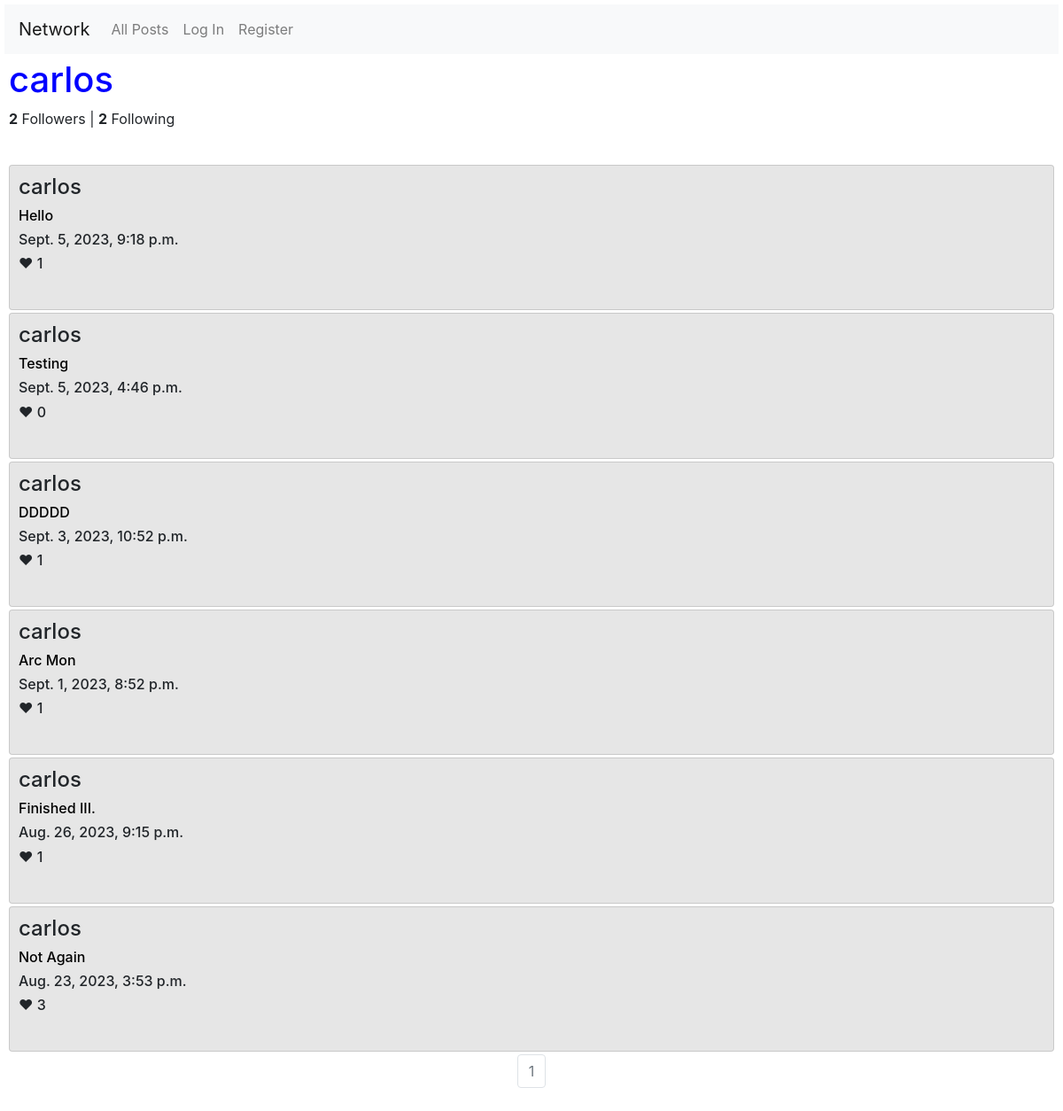
Before: /profile/carlos with the older database file.
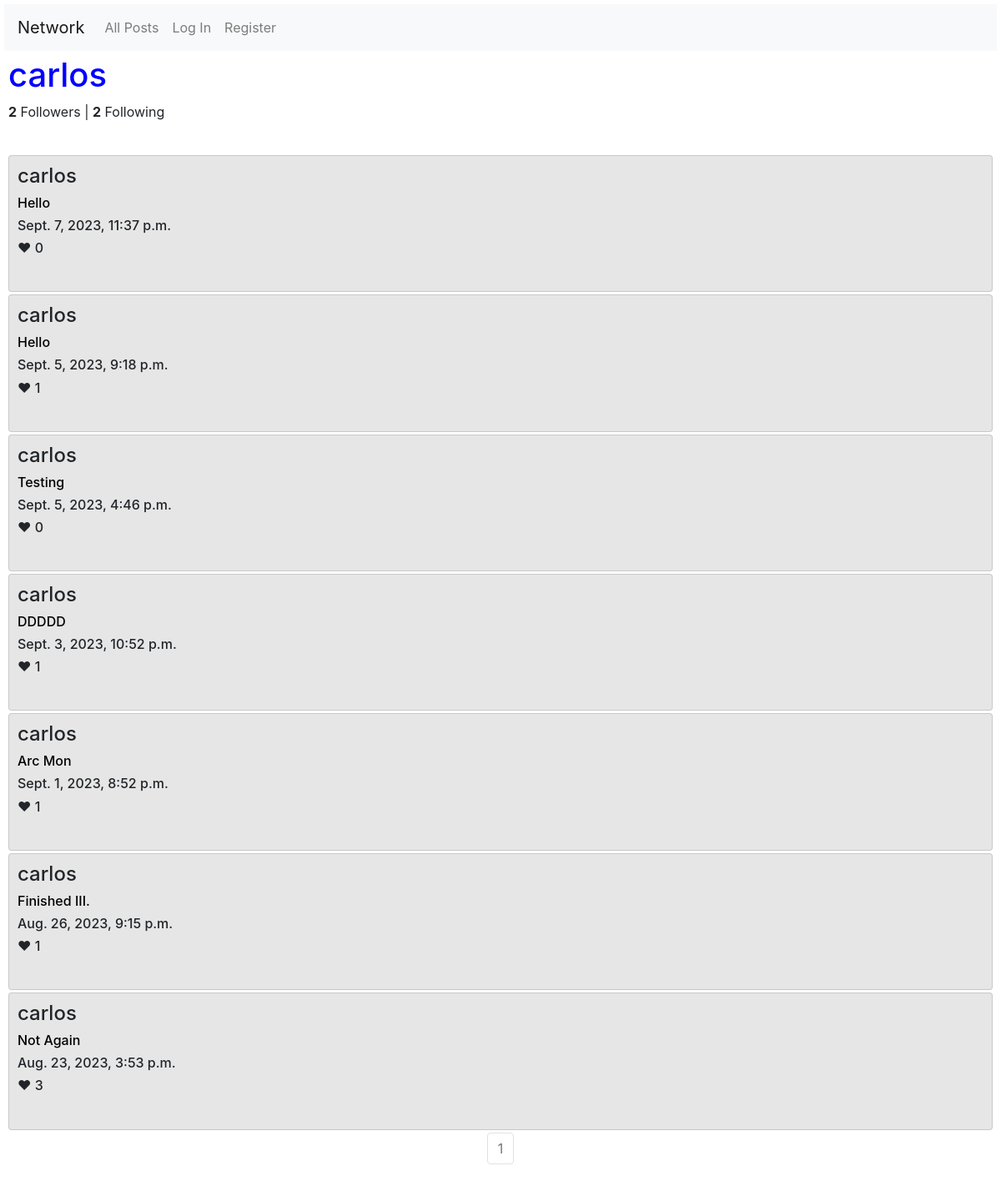
After: the same page with the newer database file.
### network/models.py (models this page shows, shortened)
class Post(models.Model):
    user = models.ForeignKey(User, on_delete=models.CASCADE, related_name="poster")
    content = models.TextField(max_length=180, null=False)
    timestamp = models.DateTimeField(auto_now_add=True)
    like = models.IntegerField(default=0)

class User(AbstractUser):
    pass

### network/views.py (the view, shortened to what this page needs)
# urls.py: path("profile/<str:profile>", views.profile, name="profile"),
@csrf_exempt
def profile(request, profile):
    try:
        f = UserFollowing.objects.get(user_id=User.objects.get(id=request.user.id), following_user_id=User.objects.get(username=profile))
        status = "Followed"
        all_posts = Post.objects.filter(user=User.objects.get(username=profile)).order_by('-timestamp').all()
        posts = []
        for i in range(0, len(all_posts)):
            posts.append(all_posts[i])
        posts.sort(key=lambda post: post.id, reverse=True)
        paginator = Paginator(posts, 10)
        page_number = request.GET.get("page")
        page_obj = paginator.get_page(page_number)
        likes = UserLike.objects.filter(user_id=request.user.id)
        liked_posts = []
        for i in range(0, len(likes)):
            for j in range(0, len(posts)):
                if likes[i].post_like == posts[j]:
                    liked_posts.append(posts[j])
        followers = 0
        following = 0
        for i in range(0, len(UserFollowing.objects.filter(following_user_id=User.objects.get(username=profile)))):
            followers += 1
        for j in range(0, len(UserFollowing.objects.filter(user_id=User.objects.get(username=profile)))):
            following += 1
        return render(request, "network/profile.html",
                    {"posts": page_obj,
                    "name": profile,
                    "status": status,
                    "likes": liked_posts,
                    "following": following,
                    "followers": followers,
                    })
    except ObjectDoesNotExist:
        status = "Not"
        all_posts = Post.objects.filter(user=User.objects.get(username=profile)).order_by('-timestamp').all()
        posts = []
        for i in range(0, len(all_posts)):
            posts.append(all_posts[i])
        posts.sort(key=lambda post: post.id, reverse=True)
        paginator = Paginator(posts, 10)
        page_number = request.GET.get("page")
        page_obj = paginator.get_page(page_number)
        likes = UserLike.objects.filter(user_id=request.user.id)
        liked_posts = []
        for i in range(0, len(likes)):
            for j in range(0, len(posts)):
                if likes[i].post_like == posts[j]:
                    liked_posts.append(posts[j])
        followers = 0
        following = 0
        for i in range(0, len(UserFollowing.objects.filter(following_user_id=User.objects.get(username=profile)))):
            followers += 1
        for j in range(0, len(UserFollowing.objects.filter(user_id=User.objects.get(username=profile)))):
            following += 1
        return render(request, "network/profile.html",
                    {"posts": page_obj,
                    "name": profile,
                    "status": status,
                    "likes": liked_posts,
                    "followers": followers,
                    "following": following,
                    })

### network/templates/network/profile.html (shortened to what this page needs)
{% extends "network/layout.html" %}
{% block body %}
    <h1>{{name}}</h1>
    <div>
        <p> <b id="followers">{{followers}}</b> Followers | <b>{{following}}</b> Following</p>
    </div>
    <br>
    {% for post in posts %}
        <div class="card">
                <h4>{{post.user}}</h4>
                <div id="post_{{post.id}}">
                    <h6><a id="anchor_{{post.id}}" class="anchor_content" href="{% url 'post_page' post.id %}">{{post.content}}</a></h6>
                    <h6> {{post.timestamp}} </h6>
                    <h6 id="like_{{post.id}}">&#10084; {{post.like}}</h6>
                    <br>
                </div>
        </div>
    {%endfor%}
    <nav aria-label="Page navigation example">
        <ul class="pagination justify-content-center">
          <li class="page-item disabled"><a class="page-link" href="#">{{posts.number}}</a></li>
        </ul>
      </nav>
{% endblock %}

Changed rows visible on the page:
added Post: user "carlos", content "Hello", timestamp "Sept. 7, 2023, 11:37 p.m.", like "0"
